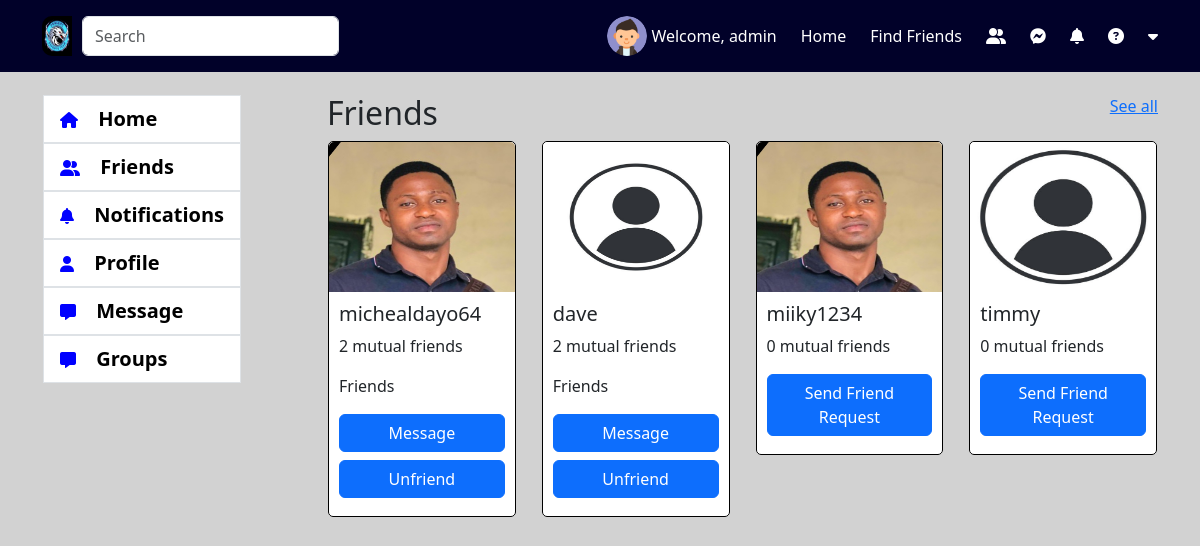
The page /friend/ (signed in) on the database its author committed.
### account/models.py (models this page shows, shortened)
class Accounts(AbstractBaseUser):
    email = models.EmailField(verbose_name="email", max_length=60, unique=True)
    username = models.CharField(max_length=30, unique=True)
    first_name = models.CharField(max_length=30, null=True, blank=True)
    last_name = models.CharField(max_length=30, null=True, blank=True)
    date_joined = models.DateTimeField(
        verbose_name='date joined', auto_now_add=True)
    last_login = models.DateTimeField(verbose_name='last login', auto_now=True)
    is_admin = models.BooleanField(default=False)
    is_active = models.BooleanField(default=True)
    is_staff = models.BooleanField(default=False)
    is_superuser = models.BooleanField(default=False)
    profile_image = models.ImageField(max_length=255, upload_to=get_profile_image_filepath,
                                      null=True, blank=True, default=get_default_profile_image)
    hide_email = models.BooleanField(default=True)
    uid = models.CharField(max_length=225, blank=True, null=True)
    USERNAME_FIELD = 'email'
    REQUIRED_FIELDS = ['username']
    objects = MyAccountManager()

### friend_app/views.py (the view)
# urls.py: path('', friend_index, name='friend-index'),
def friend_index(request):
    user = request.user
    context = {}
    if user.is_authenticated:
        user_id = user.id
        all_user = Accounts.objects.exclude(id=user_id)
        accounts = []
        for account in all_user:
            try:
                auth_user_friend_list = FriendsList.objects.get(user=account)
                friends = auth_user_friend_list.friends.all()
            except FriendsList.DoesNotExist:
                auth_user_friend_list = FriendsList(user=account)
                auth_user_friend_list.save()
            if friends.filter(pk=user.id):
                is_friend = True
            else:
                is_friend = False
            request_sent = FriendRequestStatus.NO_REQUEST_SENT.value
            pending_friend_request_id = None
            if get_friend_request_or_false(sender=account, reciever=user) != False:
                request_sent = FriendRequestStatus.THEM_SENT_TO_YOU.value
                pending_friend_request_id = get_friend_request_or_false(
                    sender=account, reciever=user
                ).id
            elif get_friend_request_or_false(sender=user, reciever=account) != False:
                request_sent = FriendRequestStatus.YOU_SENT_TO_THEM.value
            else:
                request_sent = FriendRequestStatus.NO_REQUEST_SENT.value
            accounts.append(
                (account, is_friend, auth_user_friend_list.friends.all().count(), request_sent, pending_friend_request_id))
        context = {
            'accounts': accounts
        }
        return render(request, 'friend_app/friend.html', context)
    else:
        print("User not authenticated")
    return render(request, 'friend_app/friend.html', context)

### account/views.py (called while the page is built)
def get_tokens_for_user(user):
    refresh = RefreshToken.for_user(user)
    return {
        'token': {
            'refresh': str(refresh),
            'access': str(refresh.access_token),
        },
        'msg': 'Login Successfully'
    }

### friend_app/utils.py (called while the page is built)
def get_friend_request_or_false(sender, reciever):
    try:
        return FriendRequest.objects.get(sender = sender, reciever = reciever, is_active = True)
    except FriendRequest.DoesNotExist:
        return False

### notification_app/context_processors.py (called while the page is built)
def get_user_token(request):
    user = request.user
    return {'user_access_token': get_tokens_for_user(user)['token']['access']}

### friend_app/templates/friend_app/friend.html (shortened to what this page needs)
{% extends 'base.html' %}
{% load static %}
{% block content %}
<br>
    <div class="row">
      <div class="col-12 col-md-3 friend-left-container">
        {% include 'snippets/left-menu.html' %}
      </div>
      <div class="col-12 col-md-9 mx-auto">
        <div class="row">
            <div class="d-flex justify-content-between">
              <h2>Friends</h2>
              <a href="#">See all</a>
            </div>
        </div>
        <div class="row pb-2">
          {% for account in accounts %}
          <div class="col-6 col-sm-4 col-md-3">
            <div class="card">
              <div class="all-friend">
                <a href="{% url 'friend-detail' account.0.pk %}"><img src="{{ account.0.profile_image.url }}" alt="" srcset=""></a>
                <div class="user-detail">
                  <h5>{{ account.0.username }}</h5>
                  {% if account.1 == True %}
                    <p>{{ account.2 }} mutual friends</p>
                    <p>Friends</p>
                    <a href="" class="btn btn-primary w-100 mb-2" onclick="createOrReturnPrivateChat('{{ account.0.id }}')">Message</a>
                    <a href="{% url 'remove_friend' account.0.id %}" class="btn btn-primary w-100 mb-2">Unfriend</a>
                  {% else %}
                    <p>{{ account.2 }} mutual friends</p>
                    {% if account.3 == 0 %}
                      <a href="{% url 'accept-friend-request' account.4 %}" class="btn btn-primary w-100 mb-2">Accept Request</a>
                      <a href="{% url 'decline-friend-request' account.4 %}" class="btn btn-secondary w-100 mb-2">Decline Request</a>
                    {% elif account.3 == 1 %}
                      <a href="{% url 'cancel_friend_request' account.0.id %}" class="btn btn-secondary w-100 mb-2">Cancel</a>
                    {% else %}
                      <a href="{% url 'send-friend-request' account.0.id %}" class="btn btn-primary w-100 mb-2">Send Friend Request</a>
                    {% endif %}
                  {% endif %}
                </div>
              </div>
            </div>
          </div>
          {% endfor %}
        </div>
      </div>
    </div>
{% endblock %}

### templates/snippets/header.html (shortened to what this page needs)
{% load static %}
<nav class="navbar fixed-top top-navbar" id="mynav" data-token="{{ user_access_token }}">
  <div class="container d-flex flex-row justify-content-between" id="myheader">
    <div>
      <form class="d-flex" role="search">
        <img src="{% static 'img/logoimage.webp' %}" alt="" srcset=""
          style="width: 40px; height: 40px; padding-right: 10px; border-radius: 10px;">
        <input class="form-control me-2 w-100" type="search" placeholder="Search" aria-label="Search">
      </form>
    </div>
    <div class="menu-left">
      {% if request.user.is_authenticated %}
      <a href="{% url 'profile-index' %}" class="anch">
        <img class="me-1 profile-pic" src="{{ request.user.profile_image.url }}" alt="">
      </a>
      {% else %}
      <img class="me-1 profile-pic" src="{% static 'img/profile_image.png' %}" alt="">
      {% endif %}
      <a href="{% url 'profile-index' %}" class="anch">
        <p class="me-4 mt-3 text-white">Welcome, {{ request.user.username }}</p>
      </a>
      <a href="{% url 'index' %}" class="anch">
        <p class="me-4 mt-3 text-white">Home</p>
      </a>
      <a href="{% url 'friend-index' %}" class="anch">
        <p class="me-4 mt-3 text-white">Find Friends</p>
      </a>
      <a href="#" class="anch">
        <i class="fa-solid fa-user-group me-4 text-white"></i>
      </a>
      <a class="anch" id="btn-chat-notifi">
        <i class="fa-brands fa-facebook-messenger me-4 text-white"></i>
      </a>
      <a class="anch" id="btn-notifi" onclick="setGeneralNotificationsAsRead()">
        <i class="fa-solid fa-bell me-4 text-white"></i>
      </a>
      <a href="#" class="anch">
        <i class="fa-solid fa-circle-question me-4 text-white"></i>
      </a>
      <a href="#" id="logout">
        <i class="fa-solid fa-caret-down text-white"></i>
      </a>
    </div>
  </div>
</nav>

### static/css/style.css (style rules this page uses)
body { display: block; position: relative; }
.anch { text-decoration: none; cursor: pointer; }
.anch i { color: blue; }
.profile-pic { width: 40px; height: 40px; border-radius: 100%; }
#myheader { position: relative; width: 100%; }
.top-navbar { background-color: rgb(1, 1, 41); }
.menu-left { display: flex; flex-direction: row; align-items: center; }

### static/css/friend.css (style rules this page uses)
.all-friend { width: 100%; border: 1px solid black; border-radius: 5px; display: flex; flex-direction: column; box-shadow: inset; }
.all-friend img { width: 100%; height: 150px; border-top-right-radius: 5px; border-top-left-radius: 5px; }
.all-friend .user-detail { padding: 10px; }

### rows shown on the page
Accounts: user.profile_image (picture), user.username "admin"
Accounts: profile_image (picture), username "michealdayo64", account "2"
Accounts: profile_image (picture), username "dave", account "2"
Accounts: profile_image (picture), username "miiky1234", account "0", shows "Send Friend Request"
Accounts: profile_image (picture), username "timmy", account "0", shows "Send Friend Request"
